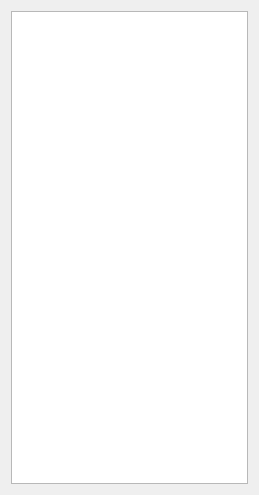
<?xml version="1.0" encoding="UTF-8"?>
<ui version="4.0">
 <class>ItemPropertiesDialog</class>
 <widget class="QDialog" name="ItemPropertiesDialog">
  <property name="geometry">
   <rect>
    <x>0</x>
    <y>0</y>
    <width>259</width>
    <height>495</height>
   </rect>
  </property>
  <property name="windowTitle">
   <string>Item Properties</string>
  </property>
  <layout class="QHBoxLayout" name="horizontalLayout">
   <item>
    <widget class="QListView" name="view"/>
   </item>
  </layout>
 </widget>
 <resources/>
 <connections/>
</ui>
